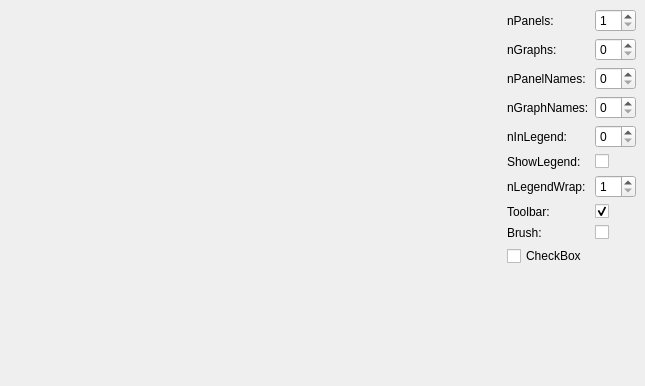
<?xml version="1.0" encoding="UTF-8"?>
<ui version="4.0">
 <class>amjChartTest</class>
 <widget class="QMainWindow" name="amjChartTest">
  <property name="geometry">
   <rect>
    <x>0</x>
    <y>0</y>
    <width>645</width>
    <height>386</height>
   </rect>
  </property>
  <property name="windowTitle">
   <string>amjChartTest</string>
  </property>
  <widget class="QWidget" name="centralwidget">
   <layout class="QGridLayout" name="gridLayout">
    <item row="0" column="0">
     <widget class="amjChartView" name="chart" native="true">
      <property name="sizePolicy">
       <sizepolicy hsizetype="Preferred" vsizetype="Preferred">
        <horstretch>1</horstretch>
        <verstretch>0</verstretch>
       </sizepolicy>
      </property>
     </widget>
    </item>
    <item row="0" column="1">
     <layout class="QFormLayout" name="formLayout">
      <item row="0" column="0">
       <widget class="QLabel" name="label">
        <property name="text">
         <string>nPanels:</string>
        </property>
       </widget>
      </item>
      <item row="0" column="1">
       <widget class="QSpinBox" name="spinBoxs_nPlot">
        <property name="minimum">
         <number>1</number>
        </property>
       </widget>
      </item>
      <item row="1" column="0">
       <widget class="QLabel" name="label_2">
        <property name="text">
         <string>nGraphs:</string>
        </property>
       </widget>
      </item>
      <item row="1" column="1">
       <widget class="QSpinBox" name="spinBox_nGraphs"/>
      </item>
      <item row="2" column="0">
       <widget class="QLabel" name="label_3">
        <property name="text">
         <string>nPanelNames:</string>
        </property>
       </widget>
      </item>
      <item row="2" column="1">
       <widget class="QSpinBox" name="spinBox_nPanelNames"/>
      </item>
      <item row="3" column="0">
       <widget class="QLabel" name="label_4">
        <property name="text">
         <string>nGraphNames:</string>
        </property>
       </widget>
      </item>
      <item row="3" column="1">
       <widget class="QSpinBox" name="spinBox_nGraphNames"/>
      </item>
      <item row="5" column="1">
       <widget class="QCheckBox" name="checkBox_showLegend">
        <property name="text">
         <string/>
        </property>
       </widget>
      </item>
      <item row="5" column="0">
       <widget class="QLabel" name="label_5">
        <property name="text">
         <string>ShowLegend:</string>
        </property>
       </widget>
      </item>
      <item row="4" column="0">
       <widget class="QLabel" name="label_6">
        <property name="text">
         <string>nInLegend:</string>
        </property>
       </widget>
      </item>
      <item row="4" column="1">
       <widget class="QSpinBox" name="spinBox_nInLegend"/>
      </item>
      <item row="6" column="0">
       <widget class="QLabel" name="label_7">
        <property name="text">
         <string>nLegendWrap:</string>
        </property>
       </widget>
      </item>
      <item row="6" column="1">
       <widget class="QSpinBox" name="spinBox_nLegendWrap">
        <property name="minimum">
         <number>1</number>
        </property>
       </widget>
      </item>
      <item row="7" column="0">
       <widget class="QLabel" name="label_8">
        <property name="text">
         <string>Toolbar:</string>
        </property>
       </widget>
      </item>
      <item row="7" column="1">
       <widget class="QCheckBox" name="checkBox_showToolbar">
        <property name="text">
         <string/>
        </property>
        <property name="checked">
         <bool>true</bool>
        </property>
       </widget>
      </item>
      <item row="8" column="1">
       <widget class="QCheckBox" name="checkBox_brush">
        <property name="text">
         <string/>
        </property>
       </widget>
      </item>
      <item row="8" column="0">
       <widget class="QLabel" name="label_9">
        <property name="text">
         <string>Brush:</string>
        </property>
       </widget>
      </item>
      <item row="9" column="0">
       <widget class="QCheckBox" name="checkBox">
        <property name="text">
         <string>CheckBox</string>
        </property>
       </widget>
      </item>
     </layout>
    </item>
   </layout>
  </widget>
 </widget>
 <customwidgets>
  <customwidget>
   <class>amjChartView</class>
   <extends>QWidget</extends>
   <header location="global">amjChart.H</header>
   <container>1</container>
   <slots>
    <slot>npanels(int)</slot>
   </slots>
  </customwidget>
 </customwidgets>
 <resources/>
 <connections>
  <connection>
   <sender>spinBoxs_nPlot</sender>
   <signal>valueChanged(int)</signal>
   <receiver>amjChartTest</receiver>
   <slot>update_npanels(int)</slot>
   <hints>
    <hint type="sourcelabel">
     <x>612</x>
     <y>340</y>
    </hint>
    <hint type="destinationlabel">
     <x>322</x>
     <y>192</y>
    </hint>
   </hints>
  </connection>
  <connection>
   <sender>spinBox_nGraphs</sender>
   <signal>valueChanged(int)</signal>
   <receiver>amjChartTest</receiver>
   <slot>update_ngraphs(int)</slot>
   <hints>
    <hint type="sourcelabel">
     <x>612</x>
     <y>76</y>
    </hint>
    <hint type="destinationlabel">
     <x>322</x>
     <y>192</y>
    </hint>
   </hints>
  </connection>
  <connection>
   <sender>spinBox_nPanelNames</sender>
   <signal>valueChanged(int)</signal>
   <receiver>amjChartTest</receiver>
   <slot>update_npanelnames(int)</slot>
   <hints>
    <hint type="sourcelabel">
     <x>612</x>
     <y>108</y>
    </hint>
    <hint type="destinationlabel">
     <x>322</x>
     <y>192</y>
    </hint>
   </hints>
  </connection>
  <connection>
   <sender>spinBox_nGraphNames</sender>
   <signal>valueChanged(int)</signal>
   <receiver>amjChartTest</receiver>
   <slot>update_ngraphnames(int)</slot>
   <hints>
    <hint type="sourcelabel">
     <x>612</x>
     <y>140</y>
    </hint>
    <hint type="destinationlabel">
     <x>322</x>
     <y>192</y>
    </hint>
   </hints>
  </connection>
  <connection>
   <sender>checkBox_showLegend</sender>
   <signal>stateChanged(int)</signal>
   <receiver>amjChartTest</receiver>
   <slot>update_showLegend(int)</slot>
   <hints>
    <hint type="sourcelabel">
     <x>612</x>
     <y>167</y>
    </hint>
    <hint type="destinationlabel">
     <x>322</x>
     <y>192</y>
    </hint>
   </hints>
  </connection>
  <connection>
   <sender>spinBox_nInLegend</sender>
   <signal>valueChanged(int)</signal>
   <receiver>amjChartTest</receiver>
   <slot>update_nInLegend(int)</slot>
   <hints>
    <hint type="sourcelabel">
     <x>612</x>
     <y>172</y>
    </hint>
    <hint type="destinationlabel">
     <x>322</x>
     <y>192</y>
    </hint>
   </hints>
  </connection>
  <connection>
   <sender>spinBox_nLegendWrap</sender>
   <signal>valueChanged(int)</signal>
   <receiver>amjChartTest</receiver>
   <slot>update_nLegendWrap(int)</slot>
   <hints>
    <hint type="sourcelabel">
     <x>612</x>
     <y>227</y>
    </hint>
    <hint type="destinationlabel">
     <x>322</x>
     <y>192</y>
    </hint>
   </hints>
  </connection>
  <connection>
   <sender>checkBox_showToolbar</sender>
   <signal>stateChanged(int)</signal>
   <receiver>amjChartTest</receiver>
   <slot>update_showToolbar(int)</slot>
   <hints>
    <hint type="sourcelabel">
     <x>612</x>
     <y>254</y>
    </hint>
    <hint type="destinationlabel">
     <x>322</x>
     <y>192</y>
    </hint>
   </hints>
  </connection>
  <connection>
   <sender>checkBox_brush</sender>
   <signal>stateChanged(int)</signal>
   <receiver>amjChartTest</receiver>
   <slot>update_brush(int)</slot>
   <hints>
    <hint type="sourcelabel">
     <x>612</x>
     <y>255</y>
    </hint>
    <hint type="destinationlabel">
     <x>322</x>
     <y>192</y>
    </hint>
   </hints>
  </connection>
 </connections>
 <slots>
  <slot>update_npanels(int)</slot>
  <slot>update_ngraphs(int)</slot>
  <slot>update_npanelnames(int)</slot>
  <slot>update_ngraphnames(int)</slot>
  <slot>update_showLegend(int)</slot>
  <slot>update_nInLegend(int)</slot>
  <slot>update_nLegendWrap(int)</slot>
  <slot>update_showToolbar(int)</slot>
  <slot>update_brush(int)</slot>
 </slots>
</ui>
